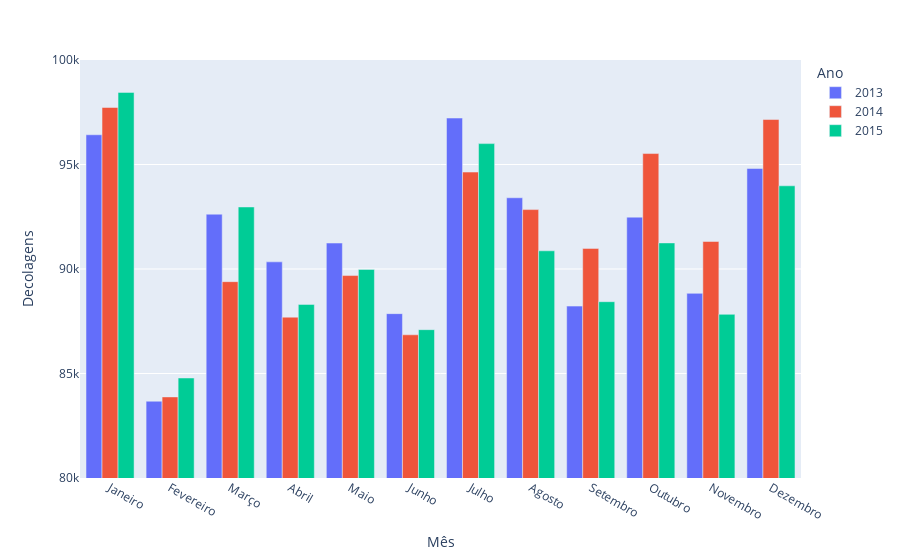

Notebook code for this chart:
### Code cell
import pandas as pd
import math
import plotly.express as px

#FILTRO FILTRO FILTRO FILTRO
def filtrar(tabela: pd.DataFrame, filtros: list) -> pd.DataFrame: 
    tabela = tabela.to_dict()
    colunas_a_remover=[]
    for coluna in tabela:
        if not coluna in filtros:
            colunas_a_remover.append(coluna)
    for coluna in colunas_a_remover:
        tabela.pop(coluna)
    return pd.DataFrame(tabela)

#RETIRA NULO  RETIRA NULO  RETIRA NULO 
def retirar_nulos(tabela: pd.DataFrame) -> pd.DataFrame:
    linhas_a_retirar=[]
    tabela=tabela.to_dict()
    for cabecalho in tabela:
        coluna=tabela[cabecalho]
        for index in coluna:
            if isinstance(coluna[index], float):
                if math.isnan(coluna[index]) and not index in linhas_a_retirar:
                    linhas_a_retirar.append(index)
    for linha in linhas_a_retirar:
        for cabecalho in tabela:
            tabela[cabecalho].pop(linha)
    return pd.DataFrame(tabela)

#SEPARA E SOMA  SEPARA E SOMA  
def soma_por_categoria(tabela: pd.DataFrame, cabecalho_categoria: str, cabecalho_a_somar: str) -> pd.DataFrame:
    tabela = tabela.to_dict()
    tabela_resultado={cabecalho_categoria:{},cabecalho_a_somar:{}}
    coluna_a_somar = tabela[cabecalho_a_somar]
    coluna_categoria = tabela[cabecalho_categoria]
    soma={}
    for index in coluna_categoria:
        valor_linha = coluna_categoria[index]
        if valor_linha in soma:
            soma[valor_linha]+=coluna_a_somar[index]
        else:
            soma[valor_linha]=coluna_a_somar[index]
    linhas=len(soma)
    i=1
    for categoria in soma:
        tabela_resultado[cabecalho_categoria][i] = categoria
        tabela_resultado[cabecalho_a_somar][i] = soma[categoria]
        i+=1
    return pd.DataFrame(tabela_resultado)

#FATIA FATIA FATIA FATIA
def fatiar(tabela: pd.DataFrame, cabeçalho_selecionado: str, alvo: int) -> pd.DataFrame:
    tabela = tabela.to_dict()
    fatiador = []
    linha = tabela[cabeçalho_selecionado]
    for id in linha:
        if linha[id] != alvo:
            fatiador.append(id)
    for linha in fatiador:
        for corte in tabela:
            tabela[corte].pop(linha)
    return pd.DataFrame(tabela)

dados = pd.read_csv('https://raw.githubusercontent.com/DashboardAPC/DashboardAPC/master/Dashboard-Oficial/data/ANAC20XX-13-14-15.csv', sep=';', encoding='latin')
filtrado = filtrar(dados, ['ANO', 'MÊS', 'DECOLAGENS'])

semnulo = retirar_nulos(filtrado)

ano1 = fatiar(semnulo, 'ANO', 2013)
ano2 = fatiar(semnulo, 'ANO', 2014)
ano3 = fatiar(semnulo, 'ANO', 2015)

ano2013 = soma_por_categoria(ano1, 'MÊS', 'DECOLAGENS')
ano2014 = soma_por_categoria(ano2, 'MÊS', 'DECOLAGENS')
ano2015 = soma_por_categoria(ano3, 'MÊS', 'DECOLAGENS')

ano2013f = filtrar(ano2013, ['DECOLAGENS'])
ano2014f = filtrar(ano2014, ['DECOLAGENS'])
ano2015f = filtrar(ano2015, ['DECOLAGENS'])

ano2013ff = (ano2013f['DECOLAGENS'].to_list())
ano2014ff = (ano2014f['DECOLAGENS'].to_list())
ano2015ff = (ano2015f['DECOLAGENS'].to_list())

anototal = ano2013ff + ano2014ff + ano2015ff

grafico = pd.DataFrame({
    "Mês": ["Janeiro", 'Fevereiro', 'Março', 'Abril', 'Maio', 'Junho', 'Julho', 'Agosto', 'Setembro', 'Outubro', 'Novembro', 'Dezembro',"Janeiro", 'Fevereiro', 'Março', 'Abril', 'Maio', 'Junho', 'Julho', 'Agosto', 'Setembro', 'Outubro', 'Novembro', 'Dezembro',"Janeiro", 'Fevereiro', 'Março', 'Abril', 'Maio', 'Junho', 'Julho', 'Agosto', 'Setembro', 'Outubro', 'Novembro', 'Dezembro'],
    "Decolagens": anototal,
    "Ano": ['2013','2013','2013','2013','2013','2013','2013','2013','2013','2013','2013','2013','2014','2014','2014','2014','2014','2014','2014','2014','2014','2014','2014','2014','2015','2015','2015','2015','2015','2015','2015','2015','2015','2015','2015','2015',]
})

fig = px.bar(grafico, x="Mês", y="Decolagens", color="Ano", barmode="group", range_y=[80000,100000])
fig.show()

### Figure 1 — Plotly figure (JSON) as saved in the notebook; plotly's stock layout.template omitted (floating-point values rounded to 4 significant figures)
{"data": [{"alignmentgroup": "True", "hovertemplate": "Ano=2013<br>Mês=%{x}<br>Decolagens=%{y}<extra></extra>", "legendgroup": "2013", "marker": {"color": "#636efa", "pattern": {"shape": ""}}, "name": "2013", "offsetgroup": "2013", "orientation": "v", "showlegend": true, "textposition": "auto", "type": "bar", "x": ["Janeiro", "Fevereiro", "Março", "Abril", "Maio", "Junho", "Julho", "Agosto", "Setembro", "Outubro", "Novembro", "Dezembro"], "xaxis": "x", "y": [96422, 83673, 92622, 90342, 91242, 87864, 97223, 93408, 88225, 92481, 88834, 94807], "yaxis": "y"}, {"alignmentgroup": "True", "hovertemplate": "Ano=2014<br>Mês=%{x}<br>Decolagens=%{y}<extra></extra>", "legendgroup": "2014", "marker": {"color": "#EF553B", "pattern": {"shape": ""}}, "name": "2014", "offsetgroup": "2014", "orientation": "v", "showlegend": true, "textposition": "auto", "type": "bar", "x": ["Janeiro", "Fevereiro", "Março", "Abril", "Maio", "Junho", "Julho", "Agosto", "Setembro", "Outubro", "Novembro", "Dezembro"], "xaxis": "x", "y": [97728, 83880, 89394, 87695, 89686, 86851, 94638, 92843, 90986, 95524, 91317, 97152], "yaxis": "y"}, {"alignmentgroup": "True", "hovertemplate": "Ano=2015<br>Mês=%{x}<br>Decolagens=%{y}<extra></extra>", "legendgroup": "2015", "marker": {"color": "#00cc96", "pattern": {"shape": ""}}, "name": "2015", "offsetgroup": "2015", "orientation": "v", "showlegend": true, "textposition": "auto", "type": "bar", "x": ["Janeiro", "Fevereiro", "Março", "Abril", "Maio", "Junho", "Julho", "Agosto", "Setembro", "Outubro", "Novembro", "Dezembro"], "xaxis": "x", "y": [98450, 84785, 92968, 88307, 89980, 87097, 95999, 90871, 88436, 91248, 87831, 93981], "yaxis": "y"}], "layout": {"barmode": "group", "legend": {"title": {"text": "Ano"}, "tracegroupgap": 0}, "margin": {"t": 60}, "xaxis": {"anchor": "y", "domain": [0, 1], "title": {"text": "Mês"}}, "yaxis": {"anchor": "x", "domain": [0, 1], "range": [80000, 100000], "title": {"text": "Decolagens"}}}}
